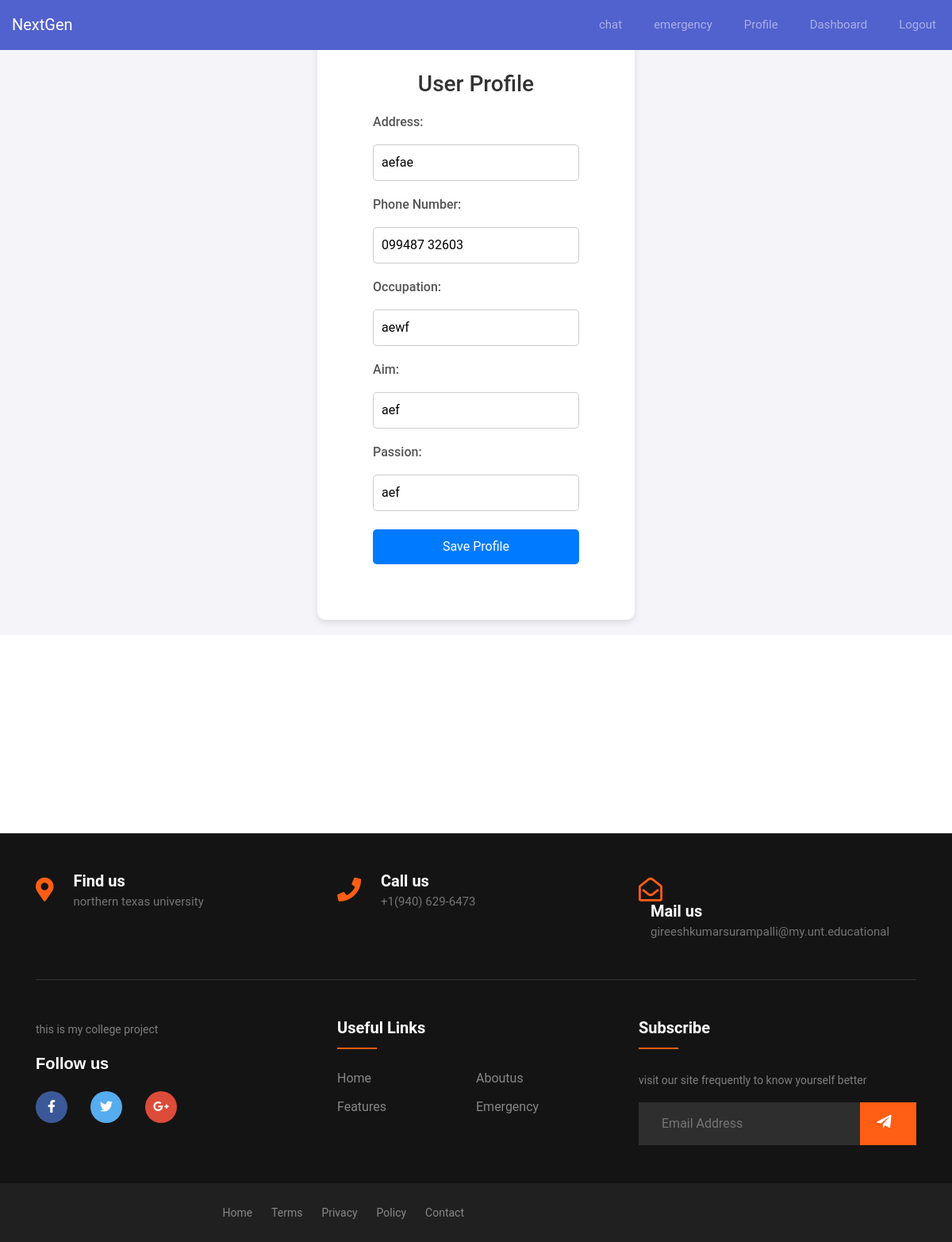
Screenshot of /user_profile (signed in) with the database file from the repository.
### app/models.py (models this page shows, shortened)
class UserProfile(db.Model):
    __tablename__ = 'user_profile'
    id = db.Column(db.Integer, primary_key=True)
    user_id = db.Column(db.Integer, db.ForeignKey('user.id'), nullable=False)
    address = db.Column(db.String(255), nullable=True)
    phone_number = db.Column(db.String(20), nullable=True)
    occupation = db.Column(db.String(100), nullable=True)
    aim = db.Column(db.String(255), nullable=True)
    passion = db.Column(db.String(255), nullable=True)
    user = db.relationship('User', backref='profile', lazy=True)

### app/routes.py (the view, shortened to what this page needs)
@main.route('/user_profile', methods=['GET', 'POST'])
@login_required
def user_profile():
    profile = UserProfile.query.filter_by(user_id=current_user.id).first()
    return render_template('user_profile.html', profile=profile)

### app/models.py (called while the page is built)
@login_manager.user_loader
def load_user(user_id):
    return User.query.get(int(user_id))

### app/templates/user_profile.html (shortened to what this page needs)
{% extends 'base.html' %}
{% block content %}
    <div class="profile-page">
        <div class="profile-container">
            <h1>User Profile</h1>
            <form method="POST" action="{{ url_for('main.user_profile') }}">
                <label for="address">Address:</label>
                <input type="text" id="address" name="address" value="{{ profile.address if profile else '' }}" required>
                <label for="phone_number">Phone Number:</label>
                <input type="text" id="phone_number" name="phone_number" value="{{ profile.phone_number if profile else '' }}" required>
                <label for="occupation">Occupation:</label>
                <input type="text" id="occupation" name="occupation" value="{{ profile.occupation if profile else '' }}" required>
                <label for="aim">Aim:</label>
                <input type="text" id="aim" name="aim" value="{{ profile.aim if profile else '' }}" required>
                <label for="passion">Passion:</label>
                <input type="text" id="passion" name="passion" value="{{ profile.passion if profile else '' }}" required>
                <input type="submit" value="Save Profile">
            </form>
        </div>
    </div>
{% endblock %}

### app/templates/base.html (style rules this page uses)
body { font-family: 'Roboto', sans-serif; }
* { margin: 0; padding: 0; }

### app/templates/user_profile.html (style rules this page uses)
.profile-page { font-family: 'Roboto', sans-serif; background-color: #f4f4f9; margin: 0; padding: 0; display: flex; justify-content: center; align-items: center; min-height: 100vh; }
.profile-container { background-color: #fff; padding: 70px; max-width: 400px; width: 100%; box-shadow: 0 4px 8px rgba(0, 0, 0, 0.1); border-radius: 10px; }
.profile-container h1 { text-align: center; font-size: 28px; color: #333; margin-bottom: 20px; }
.profile-container label { font-weight: 500; color: #555; margin-top: 10px; display: block; }
.profile-container input[type="text"] { width: 100%; padding: 10px; margin: 8px 0; border: 1px solid #ccc; border-radius: 5px; font-size: 16px; box-sizing: border-box; }
.profile-container input[type="submit"] { background-color: #007bff; color: #fff; padding: 10px 15px; border: none; border-radius: 5px; cursor: pointer; font-size: 16px; margin-top: 15px; display: block; width: 100%; }

### rows the page displays
UserProfile: address "aefae", phone_number "099487 32603", occupation "aewf", aim "aef", passion "aef"
